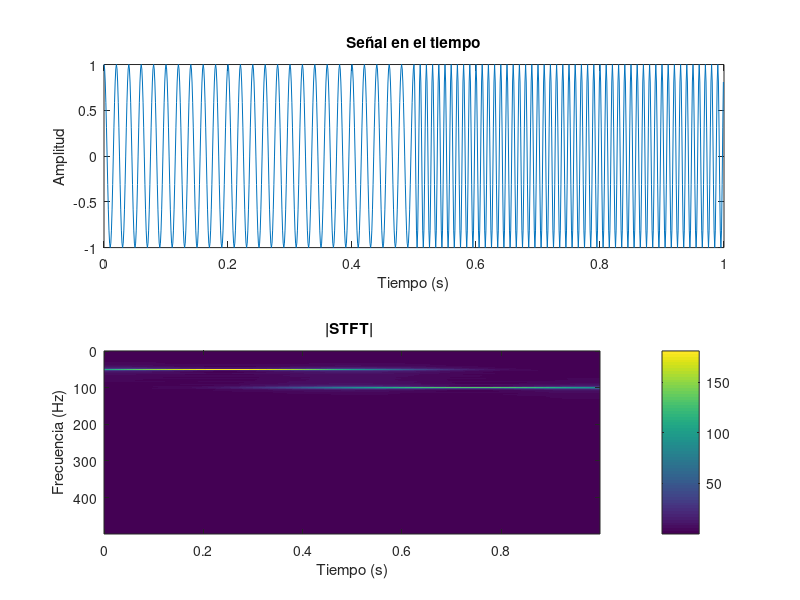

This figure's MATLAB source:
Fs = 1000;                  % Frecuencia de muestreo
Ts = 1/Fs;                  % Intervalo de muestreo
t = 0:Ts:1-Ts;              % Vector de tiempo
N = length(t);              % Longitud de la señal
k = 18;                   % Parámetro de la ventana gaussiana
f1 = 50;                    % Frecuencia de la señal
f2 = 100;                   % Frecuencia de la señal
f = 100;
% x = exp(1i*2*pi*f*t);        % Señal compleja
x = zeros(1, N);                % Inicializar la señal con ceros
half_point = round(N / 2);       % Punto intermedio del tiempo

% Primera mitad de la señal (10 Hz)
x(1:half_point) = cos(2*pi*f1*t(1:half_point));

% Segunda mitad de la señal (30 Hz)
x(half_point+1:end) = cos(2*pi*f2*t(half_point+1:end));

% Parámetros para la STFT
STFT = zeros(N/2, N);        % Matriz para almacenar el resultado de la STFT

% Vector de frecuencias
f = (-Fs/2:Fs/N:Fs/2 - Fs/N); % Vector de frecuencias centrado

% Calcular la STFT
for n = 1:N
    a = n/ Fs;                           % Desplazamiento de la ventana
    g = exp(-k*(t - a).^2);                 % Ventana gaussiana
    x_v = x .* g;                           % Multiplicación de la señal por la ventana
    x_v_f = fftshift(fft(x_v)).*exp(1i*2*pi*t/N);
    x_v_f = x_v_f(N/2+1:end);
    STFT(:, n) = x_v_f;                     % FFT y fftshift para centrar la frecuencia
end

k = 0:Fs/N: Fs/2 - Fs/N;                    % Frecuencias positivas

% Graficar la señal original y su STFT
figure;
subplot(2,1,1);
plot(t, real(x));
title('Señal en el tiempo');
xlabel('Tiempo (s)');
ylabel('Amplitud');
%hold on;
%plot(t, g);
%title('Ventana gaussiana');
%hold off;

% Mostrar el espectrograma (STFT en función del tiempo y frecuencia)
subplot(2,1,2);
imagesc(t, k, abs(STFT));   % Magnitud de la STFT

% Invertir el eje de frecuencias (frecuencias más altas abajo)
set(gca, 'YDir', 'reverse');  % Ahora las frecuencias altas estarán abajo

xlabel('Tiempo (s)');
ylabel('Frecuencia (Hz)');
title('|STFT| ');
colorbar;